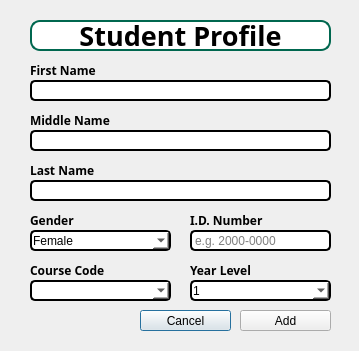
<?xml version="1.0" encoding="UTF-8"?>
<ui version="4.0">
 <class>AddStudentDialog</class>
 <widget class="QDialog" name="AddStudentDialog">
  <property name="geometry">
   <rect>
    <x>0</x>
    <y>0</y>
    <width>359</width>
    <height>351</height>
   </rect>
  </property>
  <property name="windowTitle">
   <string>Dialog</string>
  </property>
  <widget class="QLabel" name="IDnumber">
   <property name="geometry">
    <rect>
     <x>190</x>
     <y>210</y>
     <width>141</width>
     <height>20</height>
    </rect>
   </property>
   <property name="font">
    <font>
     <family>Rockwell</family>
     <bold>true</bold>
    </font>
   </property>
   <property name="text">
    <string>I.D. Number</string>
   </property>
  </widget>
  <widget class="QLabel" name="StudentProfile">
   <property name="geometry">
    <rect>
     <x>30</x>
     <y>20</y>
     <width>301</width>
     <height>31</height>
    </rect>
   </property>
   <property name="font">
    <font>
     <family>Rockwell</family>
     <pointsize>20</pointsize>
     <bold>true</bold>
    </font>
   </property>
   <property name="styleSheet">
    <string notr="true">background-color: white;
    border: 2px solid #00674F;
    border-radius: 10px;
    padding: 1px;
    box-shadow: 0 0 10px rgba(0, 0, 0, 0.5);
    color: black;</string>
   </property>
   <property name="text">
    <string>Student Profile</string>
   </property>
   <property name="alignment">
    <set>Qt::AlignmentFlag::AlignCenter</set>
   </property>
  </widget>
  <widget class="QLabel" name="MiddleName">
   <property name="geometry">
    <rect>
     <x>30</x>
     <y>110</y>
     <width>181</width>
     <height>20</height>
    </rect>
   </property>
   <property name="font">
    <font>
     <family>Rockwell</family>
     <italic>false</italic>
     <bold>true</bold>
    </font>
   </property>
   <property name="text">
    <string>Middle Name</string>
   </property>
  </widget>
  <widget class="QPushButton" name="CancelStudent">
   <property name="geometry">
    <rect>
     <x>140</x>
     <y>310</y>
     <width>91</width>
     <height>21</height>
    </rect>
   </property>
   <property name="minimumSize">
    <size>
     <width>91</width>
     <height>20</height>
    </size>
   </property>
   <property name="styleSheet">
    <string notr="true">QPushButton {
    background-color: #00674F;
    color: white;
    border: 2px solid #000000;
    border-radius: 5px;
     padding: 1px;
    box-shadow: 0 0 10px rgba(0, 0, 0, 0.5);
    color: white; 
}

/ Hover effect for the button */
QPushButton:hover {
    background-color: #944E63;
    border: 2px solid #944E63;
}</string>
   </property>
   <property name="text">
    <string>Cancel</string>
   </property>
  </widget>
  <widget class="QLabel" name="YearLevel">
   <property name="geometry">
    <rect>
     <x>190</x>
     <y>260</y>
     <width>141</width>
     <height>20</height>
    </rect>
   </property>
   <property name="font">
    <font>
     <family>Rockwell</family>
     <bold>true</bold>
    </font>
   </property>
   <property name="text">
    <string>Year Level</string>
   </property>
  </widget>
  <widget class="QLabel" name="LastName">
   <property name="geometry">
    <rect>
     <x>30</x>
     <y>160</y>
     <width>181</width>
     <height>20</height>
    </rect>
   </property>
   <property name="font">
    <font>
     <family>Rockwell</family>
     <bold>true</bold>
    </font>
   </property>
   <property name="text">
    <string>Last Name</string>
   </property>
  </widget>
  <widget class="QLineEdit" name="Middlenameline">
   <property name="geometry">
    <rect>
     <x>30</x>
     <y>130</y>
     <width>301</width>
     <height>21</height>
    </rect>
   </property>
   <property name="minimumSize">
    <size>
     <width>301</width>
     <height>21</height>
    </size>
   </property>
   <property name="styleSheet">
    <string notr="true">background-color: white;
	border: 2px solid #000000;
	border-radius: 5px;
	padding: 1px;
	box-shadow: 0 0 10px rgba(0,0,05);</string>
   </property>
  </widget>
  <widget class="QPushButton" name="AddStudent">
   <property name="geometry">
    <rect>
     <x>240</x>
     <y>310</y>
     <width>91</width>
     <height>21</height>
    </rect>
   </property>
   <property name="minimumSize">
    <size>
     <width>91</width>
     <height>20</height>
    </size>
   </property>
   <property name="styleSheet">
    <string notr="true">QPushButton {
    background-color: #00674F;
    color: white;
    border: 2px solid #000000;
    border-radius: 5px;
     padding: 1px;
    box-shadow: 0 0 10px rgba(0, 0, 0, 0.5);
    color: white; 
}

/ Hover effect for the button */
QPushButton:hover {
    background-color: #944E63;
    border: 2px solid #944E63;
}</string>
   </property>
   <property name="text">
    <string>Add</string>
   </property>
  </widget>
  <widget class="QComboBox" name="Yearlevelline">
   <property name="geometry">
    <rect>
     <x>190</x>
     <y>280</y>
     <width>141</width>
     <height>21</height>
    </rect>
   </property>
   <property name="minimumSize">
    <size>
     <width>141</width>
     <height>21</height>
    </size>
   </property>
   <property name="styleSheet">
    <string notr="true">background-color: white;
	border: 2px solid #000000;
	border-radius: 5px;
	padding: 1px;
	box-shadow: 0 0 10px rgba(0,0,05);</string>
   </property>
   <item>
    <property name="text">
     <string>1</string>
    </property>
   </item>
   <item>
    <property name="text">
     <string>2</string>
    </property>
   </item>
   <item>
    <property name="text">
     <string>3</string>
    </property>
   </item>
   <item>
    <property name="text">
     <string>4</string>
    </property>
   </item>
  </widget>
  <widget class="QLineEdit" name="IDline">
   <property name="geometry">
    <rect>
     <x>190</x>
     <y>230</y>
     <width>141</width>
     <height>21</height>
    </rect>
   </property>
   <property name="minimumSize">
    <size>
     <width>141</width>
     <height>21</height>
    </size>
   </property>
   <property name="styleSheet">
    <string notr="true">background-color: white;
	border: 2px solid #000000;
	border-radius: 5px;
	padding: 1px;
	box-shadow: 0 0 10px rgba(0,0,05);</string>
   </property>
   <property name="placeholderText">
    <string>e.g. 2000-0000</string>
   </property>
  </widget>
  <widget class="QLabel" name="Gender">
   <property name="geometry">
    <rect>
     <x>30</x>
     <y>210</y>
     <width>141</width>
     <height>20</height>
    </rect>
   </property>
   <property name="font">
    <font>
     <family>Rockwell</family>
     <bold>true</bold>
    </font>
   </property>
   <property name="text">
    <string>Gender</string>
   </property>
  </widget>
  <widget class="QLabel" name="FirstName">
   <property name="geometry">
    <rect>
     <x>30</x>
     <y>60</y>
     <width>181</width>
     <height>20</height>
    </rect>
   </property>
   <property name="font">
    <font>
     <family>Rockwell</family>
     <italic>false</italic>
     <bold>true</bold>
    </font>
   </property>
   <property name="text">
    <string>First Name</string>
   </property>
  </widget>
  <widget class="QLabel" name="CourseCode">
   <property name="geometry">
    <rect>
     <x>30</x>
     <y>260</y>
     <width>141</width>
     <height>20</height>
    </rect>
   </property>
   <property name="font">
    <font>
     <family>Rockwell</family>
     <bold>true</bold>
    </font>
   </property>
   <property name="text">
    <string>Course Code</string>
   </property>
  </widget>
  <widget class="QComboBox" name="Genderline">
   <property name="geometry">
    <rect>
     <x>30</x>
     <y>230</y>
     <width>141</width>
     <height>21</height>
    </rect>
   </property>
   <property name="minimumSize">
    <size>
     <width>141</width>
     <height>21</height>
    </size>
   </property>
   <property name="styleSheet">
    <string notr="true">background-color: white;
	border: 2px solid #000000;
	border-radius: 5px;
	padding: 1px;
	box-shadow: 0 0 10px rgba(0,0,05);</string>
   </property>
   <item>
    <property name="text">
     <string>Female</string>
    </property>
   </item>
   <item>
    <property name="text">
     <string>Male</string>
    </property>
   </item>
  </widget>
  <widget class="QLineEdit" name="Firstnameline">
   <property name="geometry">
    <rect>
     <x>30</x>
     <y>80</y>
     <width>301</width>
     <height>21</height>
    </rect>
   </property>
   <property name="minimumSize">
    <size>
     <width>301</width>
     <height>21</height>
    </size>
   </property>
   <property name="styleSheet">
    <string notr="true">background-color: white;
	border: 2px solid #000000;
	border-radius: 5px;
	padding: 1px;
	box-shadow: 0 0 10px rgba(0,0,05);</string>
   </property>
  </widget>
  <widget class="QLineEdit" name="Lastnameline">
   <property name="geometry">
    <rect>
     <x>30</x>
     <y>180</y>
     <width>301</width>
     <height>21</height>
    </rect>
   </property>
   <property name="minimumSize">
    <size>
     <width>301</width>
     <height>21</height>
    </size>
   </property>
   <property name="styleSheet">
    <string notr="true">background-color: white;
	border: 2px solid #000000;
	border-radius: 5px;
	padding: 1px;
	box-shadow: 0 0 10px rgba(0,0,05);</string>
   </property>
  </widget>
  <widget class="QComboBox" name="CourseComboBox">
   <property name="geometry">
    <rect>
     <x>30</x>
     <y>280</y>
     <width>141</width>
     <height>21</height>
    </rect>
   </property>
   <property name="minimumSize">
    <size>
     <width>141</width>
     <height>21</height>
    </size>
   </property>
   <property name="styleSheet">
    <string notr="true">background-color: white;
	border: 2px solid #000000;
	border-radius: 5px;
	padding: 1px;
	box-shadow: 0 0 10px rgba(0,0,05);</string>
   </property>
  </widget>
 </widget>
 <resources/>
 <connections/>
</ui>
